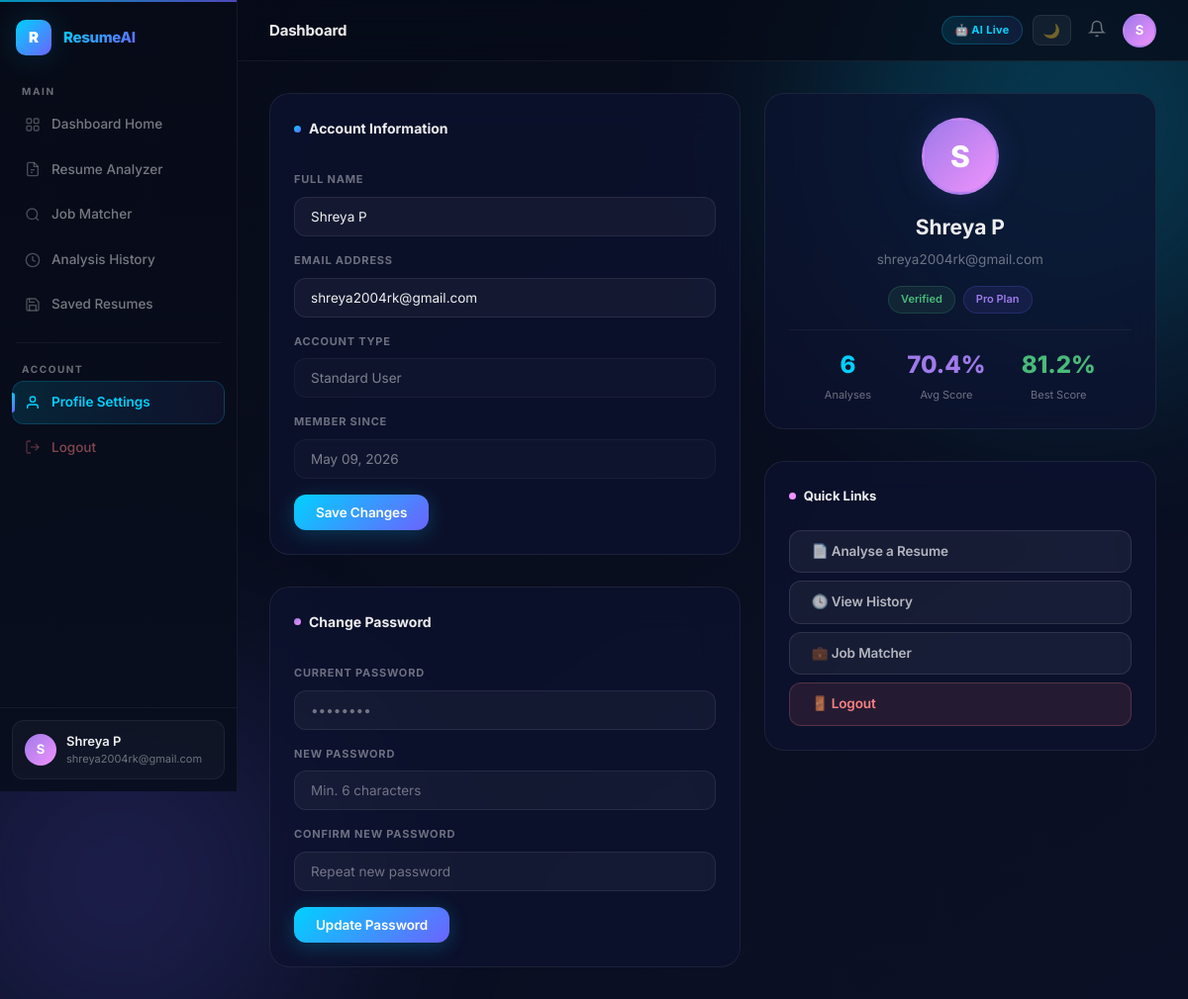
The app's page /dashboard/profile (signed in) with its own data.
### models/user_model.py (models this page shows, shortened)
class User(UserMixin, db.Model):
    __tablename__ = "users"
    id         = db.Column(db.Integer, primary_key=True)
    name       = db.Column(db.String(120), nullable=False)
    email      = db.Column(db.String(200), unique=True, nullable=False, index=True)
    password_hash = db.Column(db.String(256), nullable=False)
    is_admin   = db.Column(db.Boolean, default=False, nullable=False)
    created_at = db.Column(db.DateTime, default=datetime.utcnow)
    updated_at = db.Column(db.DateTime, default=datetime.utcnow, onupdate=datetime.utcnow)
    resumes  = db.relationship("Resume",         backref="owner",  lazy="dynamic", cascade="all, delete-orphan")
    analyses = db.relationship("AnalysisResult", backref="author", lazy="dynamic", cascade="all, delete-orphan")
    def total_analyses(self) -> int:
        return self.analyses.count()
    def average_score(self) -> float:
        results = [a.ats_score for a in self.analyses.all() if a.ats_score is not None]
        return round(sum(results) / len(results), 1) if results else 0.0
    def highest_score(self) -> float:
        results = [a.ats_score for a in self.analyses.all() if a.ats_score is not None]
        return max(results) if results else 0.0

### models/analysis_model.py (models this page shows, shortened)
class AnalysisResult(db.Model):
    __tablename__ = "analysis_results"
    id           = db.Column(db.Integer, primary_key=True)
    user_id      = db.Column(db.Integer, db.ForeignKey("users.id"),    nullable=False, index=True)
    resume_id    = db.Column(db.Integer, db.ForeignKey("resumes.id"),  nullable=False, index=True)
    job_role_id  = db.Column(db.Integer, db.ForeignKey("job_roles.id"), nullable=True)
    job_role_title = db.Column(db.String(150), nullable=False)          # Cached title for quick display
    ats_score       = db.Column(db.Float, default=0.0)   # 0–100 match percentage
    similarity_score = db.Column(db.Float, default=0.0)  # raw cosine similarity
    _matched_skills  = db.Column("matched_skills",  db.Text, default="[]")
    _missing_skills  = db.Column("missing_skills",  db.Text, default="[]")
    _extracted_skills = db.Column("extracted_skills", db.Text, default="[]")
    _suggestions     = db.Column("suggestions",     db.Text, default="[]")
    created_at = db.Column(db.DateTime, default=datetime.utcnow)
    @property
    def matched_skills(self) -> list:
        return json.loads(self._matched_skills or "[]")
    @matched_skills.setter
    def matched_skills(self, value: list):
        self._matched_skills = json.dumps(value)
    @property
    def missing_skills(self) -> list:
        return json.loads(self._missing_skills or "[]")
    @missing_skills.setter
    def missing_skills(self, value: list):
        self._missing_skills = json.dumps(value)
    @property
    def extracted_skills(self) -> list:
        return json.loads(self._extracted_skills or "[]")
    @extracted_skills.setter
    def extracted_skills(self, value: list):
        self._extracted_skills = json.dumps(value)
    @property
    def suggestions(self) -> list:
        return json.loads(self._suggestions or "[]")
    @suggestions.setter
    def suggestions(self, value: list):
        self._suggestions = json.dumps(value)

### routes/dashboard_routes.py (the view, shortened to what this page needs)
@dashboard_bp.route("/profile", methods=["GET", "POST"])
@login_required
def profile():
    return render_template("dashboard/profile.html")

### app.py (called while the page is built)
def _init_extensions(app: Flask) -> None:
    db.init_app(app)
    login_manager = LoginManager()
    login_manager.init_app(app)
    login_manager.login_view             = "auth.login"
    login_manager.login_message          = "Please log in to access this page."
    login_manager.login_message_category = "info"
    @login_manager.user_loader
    def load_user(user_id: str):
        try:
            return User.query.get(int(user_id))
        except Exception:
            return None
    @login_manager.unauthorized_handler
    def unauthorized():
        """
        Fires when @login_required blocks an unauthenticated request.
        Saves the original destination in `next` so the user is redirected
        there after successful login.
        """
        flash("Please log in to access that page.", "info")
        return redirect(url_for("auth.login", next=request.path))

### templates/dashboard/profile.html (shortened to what this page needs)
{% extends "layout/base.html" %}
{% block content %}
<div class="profile-layout">
  <div class="profile-left">
    <div class="card mb-4">
      <div class="card-title mb-4"><span class="dot"></span>Account Information</div>
      <form method="POST" action="{{ url_for('dashboard.profile') }}">
        <div class="form-group">
          <label class="form-label">Full Name</label>
          <input class="form-input" type="text" name="name"
                 value="{{ current_user.name }}" required />
        </div>
        <div class="form-group">
          <label class="form-label">Email Address</label>
          <input class="form-input" type="email" name="email"
                 value="{{ current_user.email }}" required />
        </div>
        <div class="form-group">
          <label class="form-label">Account Type</label>
          <input class="form-input" type="text"
                 value="{{ 'Admin' if current_user.is_admin else 'Standard User' }}"
                 disabled />
        </div>
        <div class="form-group">
          <label class="form-label">Member Since</label>
          <input class="form-input" type="text"
                 value="{{ current_user.created_at | datefmt }}" disabled />
        </div>
        <button type="submit" class="btn btn-primary">Save Changes</button>
      </form>
    </div>
    <div class="card">
      <div class="card-title mb-4"><span class="dot dot-purple"></span>Change Password</div>
      <form method="POST" action="{{ url_for('dashboard.profile') }}">
        <div class="form-group">
          <label class="form-label">Current Password</label>
          <input class="form-input" type="password" name="current_password"
                 placeholder="••••••••" required />
        </div>
        <div class="form-group">
          <label class="form-label">New Password</label>
          <input class="form-input" type="password" name="new_password"
                 placeholder="Min. 6 characters" required />
        </div>
        <div class="form-group">
          <label class="form-label">Confirm New Password</label>
          <input class="form-input" type="password" name="confirm_password"
                 placeholder="Repeat new password" required />
        </div>
        <button type="submit" class="btn btn-primary">Update Password</button>
      </form>
    </div>
  </div>
  <div class="profile-right">
    <div class="card mb-4 text-center">
      <div class="profile-avatar">
        {{ current_user.name[0].upper() }}
      </div>
      <div class="profile-name">{{ current_user.name }}</div>
      <div class="profile-email text-muted">{{ current_user.email }}</div>
      <div class="profile-chips">
        <span class="chip chip-green">Verified</span>
        <span class="chip chip-purple">Pro Plan</span>
      </div>
      <div class="profile-stats">
        <div class="profile-stat">
          <div class="profile-stat-val text-blue">{{ current_user.total_analyses() }}</div>
          <div class="profile-stat-label">Analyses</div>
        </div>
        <div class="profile-stat">
          <div class="profile-stat-val text-purple">{{ current_user.average_score() }}%</div>
          <div class="profile-stat-label">Avg Score</div>
        </div>
        <div class="profile-stat">
          <div class="profile-stat-val text-green">{{ current_user.highest_score() }}%</div>
          <div class="profile-stat-label">Best Score</div>
        </div>
      </div>
    </div>
    <div class="card">
      <div class="card-title mb-3" style="font-size:13px"><span class="dot dot-pink"></span>Quick Links</div>
      <div style="display:flex;flex-direction:column;gap:8px">
        <a href="{{ url_for('analysis.analyzer_page') }}" class="btn btn-ghost" style="justify-content:flex-start">
          📄 Analyse a Resume
        </a>
        <a href="{{ url_for('history.index') }}" class="btn btn-ghost" style="justify-content:flex-start">
          🕓 View History
        </a>
        <a href="{{ url_for('analysis.job_matcher') }}" class="btn btn-ghost" style="justify-content:flex-start">
          💼 Job Matcher
        </a>
        <a href="{{ url_for('auth.logout') }}" class="btn btn-danger" style="justify-content:flex-start">
          🚪 Logout
        </a>
      </div>
    </div>
  </div>
</div>
{% endblock %}

### templates/layout/sidebar.html (shortened to what this page needs)
<aside class="sidebar" id="sidebar">
  <div class="sidebar-logo">
    <div class="logo-icon">R</div>
    <span class="logo-text">ResumeAI</span>
  </div>
  <nav class="sidebar-nav">
    <div class="nav-group">
      <div class="nav-group-label">Main</div>
      <a href="{{ url_for('dashboard.home') }}"
         class="nav-item {% if request.endpoint == 'dashboard.home' %}active{% endif %}">
        <svg class="nav-icon" viewBox="0 0 24 24" fill="none" stroke="currentColor" stroke-width="2">
          <rect x="3" y="3" width="7" height="7" rx="1.5"/><rect x="14" y="3" width="7" height="7" rx="1.5"/>
          <rect x="3" y="14" width="7" height="7" rx="1.5"/><rect x="14" y="14" width="7" height="7" rx="1.5"/>
        </svg>
        Dashboard Home
      </a>
      <a href="{{ url_for('analysis.analyzer_page') }}"
         class="nav-item {% if request.endpoint in ['analysis.analyzer_page','analysis.result'] %}active{% endif %}">
        <svg class="nav-icon" viewBox="0 0 24 24" fill="none" stroke="currentColor" stroke-width="2">
          <path d="M14 2H6a2 2 0 00-2 2v16a2 2 0 002 2h12a2 2 0 002-2V8z"/>
          <polyline points="14 2 14 8 20 8"/><line x1="9" y1="13" x2="15" y2="13"/><line x1="9" y1="17" x2="12" y2="17"/>
        </svg>
        Resume Analyzer
      </a>
      <a href="{{ url_for('analysis.job_matcher') }}"
         class="nav-item {% if request.endpoint == 'analysis.job_matcher' %}active{% endif %}">
        <svg class="nav-icon" viewBox="0 0 24 24" fill="none" stroke="currentColor" stroke-width="2">
          <circle cx="11" cy="11" r="8"/><line x1="21" y1="21" x2="16.65" y2="16.65"/>
        </svg>
        Job Matcher
      </a>
      <a href="{{ url_for('history.index') }}"
         class="nav-item {% if request.endpoint == 'history.index' %}active{% endif %}">
        <svg class="nav-icon" viewBox="0 0 24 24" fill="none" stroke="currentColor" stroke-width="2">
          <circle cx="12" cy="12" r="10"/><polyline points="12 6 12 12 16 14"/>
        </svg>
        Analysis History
      </a>
      <a href="{{ url_for('resume.saved') }}"
         class="nav-item {% if request.endpoint == 'resume.saved' %}active{% endif %}">
        <svg class="nav-icon" viewBox="0 0 24 24" fill="none" stroke="currentColor" stroke-width="2">
          <path d="M19 21H5a2 2 0 01-2-2V5a2 2 0 012-2h11l5 5v11a2 2 0 01-2 2z"/>
          <polyline points="17 21 17 13 7 13 7 21"/><polyline points="7 3 7 8 15 8"/>
        </svg>
        Saved Resumes
      </a>
    </div>
    <div class="nav-divider"></div>
    <div class="nav-group">
      <div class="nav-group-label">Account</div>
      <a href="{{ url_for('dashboard.profile') }}"
         class="nav-item {% if request.endpoint == 'dashboard.profile' %}active{% endif %}">
        <svg class="nav-icon" viewBox="0 0 24 24" fill="none" stroke="currentColor" stroke-width="2">
          <path d="M20 21v-2a4 4 0 00-4-4H8a4 4 0 00-4 4v2"/><circle cx="12" cy="7" r="4"/>
        </svg>
        Profile Settings
      </a>
      <a href="#" class="nav-item nav-item-danger" id="logoutBtn">
        <svg class="nav-icon" viewBox="0 0 24 24" fill="none" stroke="currentColor" stroke-width="2">
          <path d="M9 21H5a2 2 0 01-2-2V5a2 2 0 012-2h4"/>
          <polyline points="16 17 21 12 16 7"/><line x1="21" y1="12" x2="9" y2="12"/>
        </svg>
        Logout
      </a>
    </div>
  </nav>
  <div class="sidebar-footer">
    <div class="sidebar-user">
      <div class="user-avatar">{{ current_user.name[0].upper() }}</div>
      <div class="user-info">
        <div class="user-name">{{ current_user.name }}</div>
        <div class="user-email">{{ current_user.email }}</div>
      </div>
    </div>
  </div>
</aside>

### templates/layout/navbar.html (shortened to what this page needs)
<header class="topbar">
  <div class="topbar-title">{% block page_title %}Dashboard{% endblock %}</div>
  <div class="topbar-right">
    <span class="ai-badge pulse">🤖 AI Live</span>
    <button class="theme-toggle" id="themeToggle" aria-label="Toggle theme" title="Toggle theme">
      <span id="themeIcon">🌙</span>
    </button>
    <button class="icon-btn" aria-label="Notifications">
      <svg width="18" height="18" viewBox="0 0 24 24" fill="none" stroke="currentColor" stroke-width="2">
        <path d="M18 8A6 6 0 006 8c0 7-3 9-3 9h18s-3-2-3-9"/><path d="M13.73 21a2 2 0 01-3.46 0"/>
      </svg>
    </button>
    <div class="avatar-wrap">
      <div class="topbar-avatar" id="avatarBtn">
        {{ current_user.name[0].upper() }}
      </div>
    </div>
  </div>
</header>

### records on screen
User: name "S", name "Shreya P", email "shreya2004rk@gmail.com", is_admin "Standard User", created_at "May 09, 2026"
AnalysisResult: average_score "70.4", highest_score "81.2"

### other values on screen
{{ current_user.total_analyses() }} "6"
